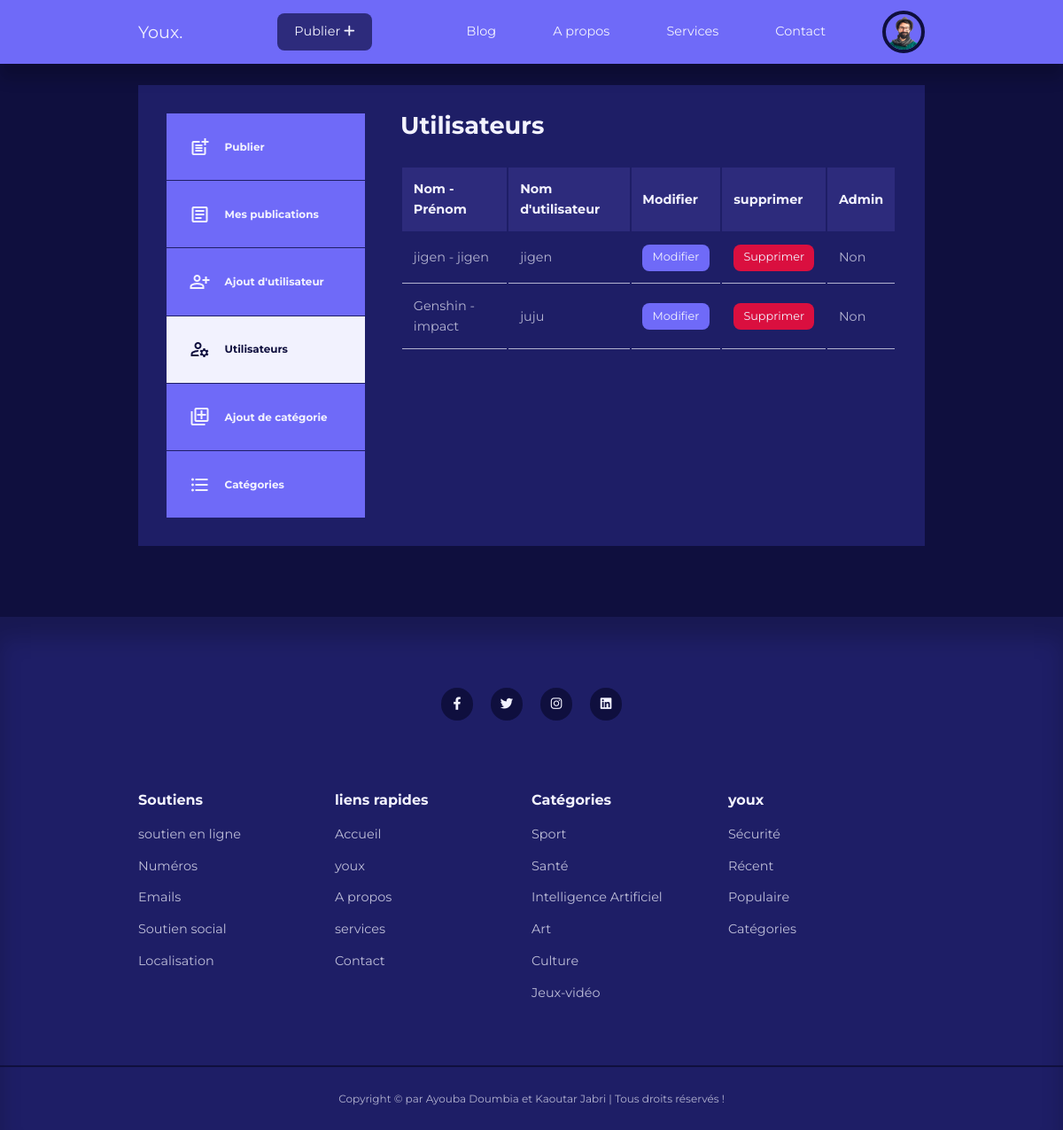
Page /admin/manage-users.php (signed in) on the committed database.
### tables this page shows
CREATE TABLE IF NOT EXISTS `users` (
  `id` int NOT NULL AUTO_INCREMENT,
  `firstname` varchar(100) NOT NULL,
  `lastname` varchar(100) NOT NULL,
  `username` varchar(100) NOT NULL,
  `email` varchar(100) NOT NULL,
  `password` varchar(255) NOT NULL,
  `avatar` varchar(100) NOT NULL,
  `is_admin` tinyint(1) NOT NULL,
  PRIMARY KEY (`id`)
);

### class/Model.php (called while the page is built, shortened)
<?php
require_once('Database.php');
abstract class Model{
    protected $db;
    protected $table_name = null;
    protected $field_id = null;
    public function __construct()
    {
        $this->db = new Database();
    }
    public function findOne(string $id)
    {
        $database_class = $this->db;
        $table = $this->table_name;
        $field__id = $this->field_id;
        $row = $database_class->selectOne("$table","$field__id = $id");
        return($row);
    }
}

### class/Database.php (called while the page is built, shortened)
<?php
class Database
{
    private $host = "localhost";
    private $username = "root";
    private $password = "root";
    private $dbname = "blog_db";
    private static $instance = null;
    private function connect()
    {
        if(self::$instance === null){
            $conn = new \PDO("mysql:host=$this->host;dbname=$this->dbname;charset=utf8;",$this->username,$this->password);
            if($conn){
                return $conn;
            }else{
                die('connexion impossible !');
            }
        }   else{
                return self::$instance;
        }
    }
    public function selectAll(string $table, string $where = ''):array
    {
        $conn = $this->connect();
        if($where == ''){
            $select = $conn->prepare("SELECT * FROM $table");
            $select->execute();
        }else{
            $select = $conn->prepare("SELECT * FROM $table WHERE $where");
            $select->execute();
        }
        if($select){
            $tables_elements = $select->fetchAll(\PDO::FETCH_ASSOC);
            return $tables_elements;
        }else{
            exit('select n\'a pas marché');
        }
    }
    public function selectOne(string $table, string $where1 = '', string $where2 = '')
    {
        $conn = $this->connect();
        if($where1 == '' && $where2 == ''){
            $select = $conn->prepare("SELECT * FROM `$table`");
            $select->execute();
        }elseif($where2 == ''){
            $select = $conn->prepare("SELECT * FROM `$table` WHERE $where1");
            $select->execute();
        }else{
            $select = $conn->prepare("SELECT * FROM `$table` WHERE $where1 OR $where2");
            $select->execute();
        }
        if($select){
            $element = $select->fetch(\PDO::FETCH_ASSOC);
            return($element);
        }
    }
}
?>

### class/Users.php (called while the page is built, shortened)
<?php
require_once('Model.php');
class Users extends Model{
    protected $table_name = "users";
    protected $field_id = "id";
    public function findAll(string $id)
    {
        $database_class = $this->db;
        $field__id = $this->field_id;
        $table = $this->table_name;
        $users = $database_class->selectAll("$table","NOT $field__id = $id");
        return($users);
    }
}

### admin/manage-users.php (the view, shortened to what this page needs)
<?php
require('partials/header.php');
$current_admin_id = $_SESSION['user-id'];
$users = $Users->findAll($current_admin_id);
?>
<section class="dashboard">
    <div class="container dashboard__container">
        <?php require('./partials/aside.php'); ?>
        <main>
            <h2>Utilisateurs</h2>
            <?php if(count($users) > 0) :?>
            <table>
                <thead>
                    <tr>
                        <th>Nom - Prénom</th>
                        <th>Nom d'utilisateur</th>
                        <th>Modifier</th>
                        <th>supprimer</th>
                        <th>Admin</th>
                    </tr>
                </thead>
                <tbody>
                    <?php foreach($users as $user): ?>
                    <tr>
                        <td><?= $user['lastname']; ?> - <?= $user['firstname']; ?></td>
                        <td><?= $user['username']; ?></td>
                        <td><a href="<?= ROOT_URL ?>admin/edit-user.php?update=<?= $user['id']; ?>" class="btn sm">Modifier</a></td>
                        <td><a href="<?= ROOT_URL?>admin/delete-user.php?delete=<?= $user['id']; ?>" class="btn sm danger" onclick='return confirm("Voulez-vous vraiment supprimer <?= $user["firstname"]; ?> ?");'>Supprimer</a></td>
                        <td><?php if($user['is_admin'] == 0):?>
                                Non
                            <?php else:?>
                                Oui
                            <?php endif ?>
                        </td>
                    </tr>
                    <?php endforeach ?>
                </tbody>
            </table>
            <?php else : ?>
                <div class="alert__message error">
                    <p>Aucun utilisateur trouvé.</p>
                </div>
            <?php endif ?>
        </main>
    </div>
</section>
<?php include('../partials /footer.php'); ?>

### admin/partials/header.php (shortened to what this page needs)
<?php
$Users = new Users();
if (isset($_SESSION['user-id'])) {
    $id = filter_var($_SESSION['user-id'], FILTER_SANITIZE_NUMBER_INT);
    $user = $Users->findOne($id);
}
?>
<!DOCTYPE html>
<html lang="fr">
<head>
    <link rel="stylesheet" href="https://cdnjs.cloudflare.com/ajax/libs/font-awesome/6.1.1/css/all.min.css">
    <link rel="stylesheet" href="../css/component.css">
    <link rel="stylesheet" href="../css/style.css">
</head>
<body>
    <nav>
        <div class="container nav__container">
            <a href="<?= ROOT_URL ?>home.php" class="nav__logo">Youx<span>.</span></a>
            <a class="btn dark" href="<?= ROOT_URL ?>admin/add-post.php">Publier <i class="fa-sharp fa-solid fa-plus"></i></a>
            <ul class="nav__ul">
                <li><a href="<?= ROOT_URL ?>blog.php" <?php if ($_SERVER['SCRIPT_NAME'] === '/TP/blog.php'):?> class="active"<?php endif ?>>Blog</a></li>
                <li><a href="<?= ROOT_URL ?>about.php" <?php if ($_SERVER['SCRIPT_NAME'] === '/TP/about.php'):?> class="active"<?php endif ?>>A propos</a></li>
                <li><a href="<?= ROOT_URL ?>services.php" <?php if ($_SERVER['SCRIPT_NAME'] === '/TP/services.php'):?> class="active"<?php endif ?>>Services</a></li>
                <li><a href="<?= ROOT_URL ?>contact.php" <?php if ($_SERVER['SCRIPT_NAME'] === '/TP/contact.php'):?> class="active"<?php endif ?>>Contact</a></li>
                <?php if(isset($_SESSION['user-id'])) :?>
                    <li class="nav__profile">
                    <div class="avatar">
                        <img src="<?= ROOT_URL . 'images/' . $user['avatar'] ?>" alt="user profile image">
                    </div>
                    </li>
                <?php else : ?>
                <li><a href="<?= ROOT_URL ?>signin.php">Connexion</a></li>
                <?php endif ?>
            </ul>
        </div>
    </nav>

### css/component.css (style rules this page uses)
:root { --color-primary: #6f6af8; --color-primary-light: hsl(242, 91%, 69%, 18%); --color-primary-variant: #5854c7; --color-red: #da0f3f; --color-red-light: hsl(346, 87%, 46%, 15%); --color-green: #00c476; --color-green-light: hsl(156, 100%, 38%, 15%); --color-gray-900: #1e1e66; --color-gray-700: #2d2b7c; --color-gray-300: rgba(242, 242, 254, 0.3); --color-gray-200: rgba(242, 242, 254, 0.7); --color-white: #f2f2fe; --color-bg: #0f0f3e; --color-black:#000; --transition: all .3s ease; --container-width-lg: 74%; --container-width-md: 88%; --form-width: 40%; --card-border-radius-1: 0.3rem; --card-border-radius-2: 0.5rem; --card-border-radius-3: 0.8rem; --card-border-radius-4: 2rem; --card-border-radius-5: 5rem; }
* { margin: 0; padding: 0; outline: none; border: 0; text-decoration: none; list-style: none; box-sizing: border-box; }
body { font-family: 'Montserrat', sans-serif; line-height: 1.6; color: var(--color-gray-200); overflow-x: hidden; background-color: var(--color-bg); font-size: 0.9rem; }
.container { width: var(--container-width-lg); max-width: 1800px; margin: 0 auto; }
section { margin-top: 3rem; width: 100vw; position: relative; }
h1, h2, h3, h4, h5 { color: var(--color-white); line-height: 1.3; }
h2 { font-size: 1.7rem; margin: 1rem 0; }
a { color: var(--color-white); transition: var(--transition); }
img { display: block; width: 100%; }
.btn { display: inline-block; width: fit-content; padding: 0.6rem 1.2rem; background-color: var(--color-primary); border-radius: var(--card-border-radius-2); cursor: pointer; transition: var(--transition); color: var(--color-white); }
.btn.sm { padding: 0.3rem 0.7rem; font-size: 0.8rem; }
.btn.danger { background-color: var(--color-red); }
.btn.dark { background-color: var(--color-gray-700); }

### css/style.css (style rules this page uses)
nav { background-color: var(--color-primary); width: 100vw; height: 4.5rem; position: fixed; top: 0; z-index: 10; box-shadow: 0 1rem 1rem rgba(0, 0, 0, 0.2); }
.nav__container { height: 100%; display: flex; align-items: center; justify-content: space-between; }
.avatar { width: 3rem; height: 3rem; border-radius: 50%; overflow: hidden; border: 0.3rem solid var(--color-bg); }
.avatar img { width: 100%; height: 100%; }
.nav__logo { font-size: 600; font-size: 1.2rem; }
.nav__ul { display: flex; align-items: center; justify-content: center; gap: 4rem; }
.nav__ul li { transition: all .3s ease; }
.nav__profile { position: relative; cursor: pointer; }
.dashboard { margin-top: 6rem; }
.dashboard__container { display: grid; grid-template-columns: 14rem auto; gap: 1rem; background-color: var(--color-gray-900); padding: 2rem; margin-bottom: 5rem; }
.dashboard main { margin-left: 1.5rem; }
.dashboard main h2 { margin: 0 0 2rem 0; line-height: 1; }
.dashboard main table { width: 100%; text-align: left; }
.dashboard main table th { background-color: var(--color-gray-700); padding: 0.8rem; color: var(--color-white); }
.dashboard main table td { padding: 0.8rem; border-bottom: 1px solid var(--color-gray-200); }

### rows in the picture
users: avatar (picture)
users: lastname "jigen", firstname "jigen", username "jigen", is_admin "Non"
users: lastname "Genshin", firstname "impact", username "juju", is_admin "Non"
